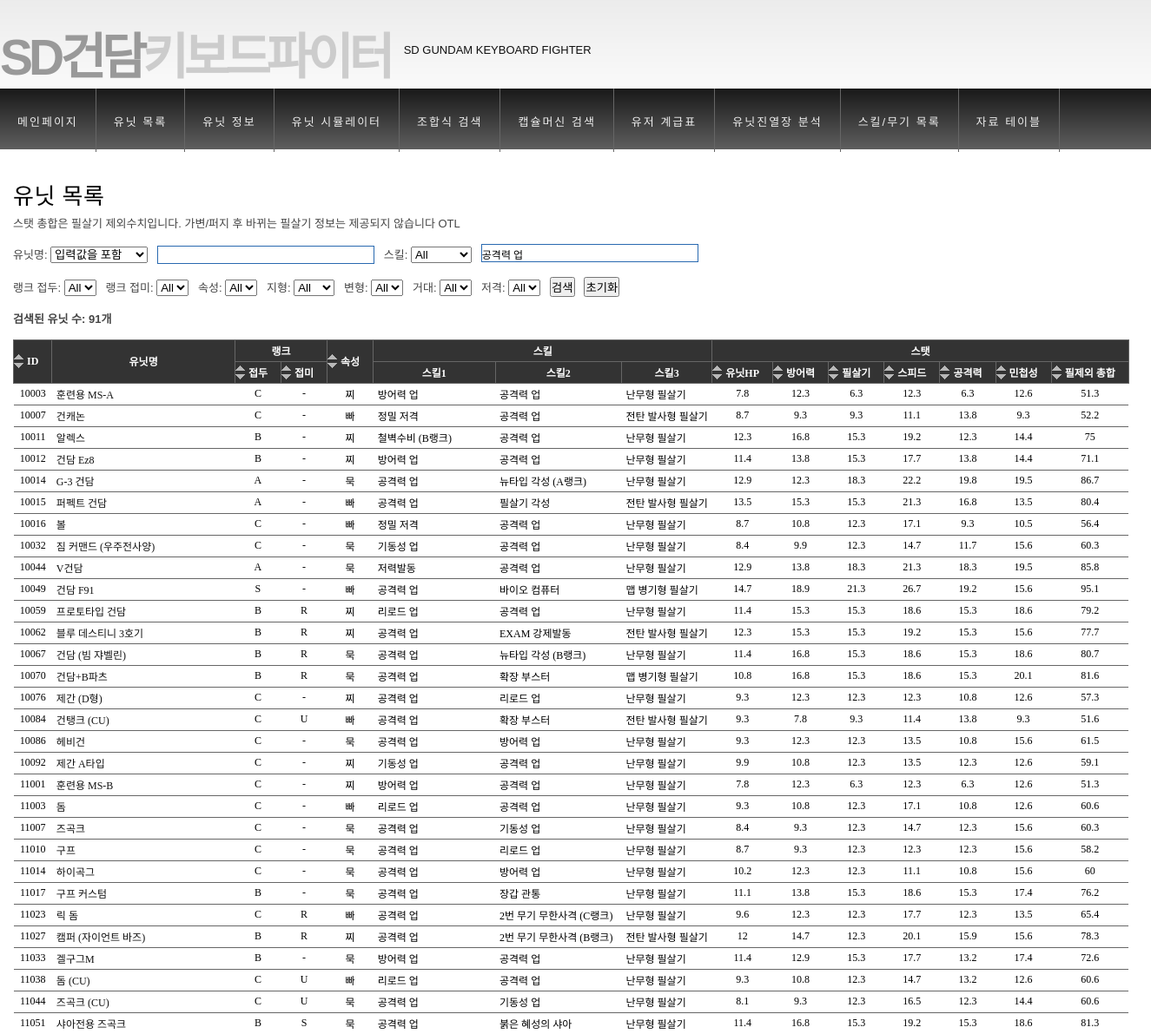
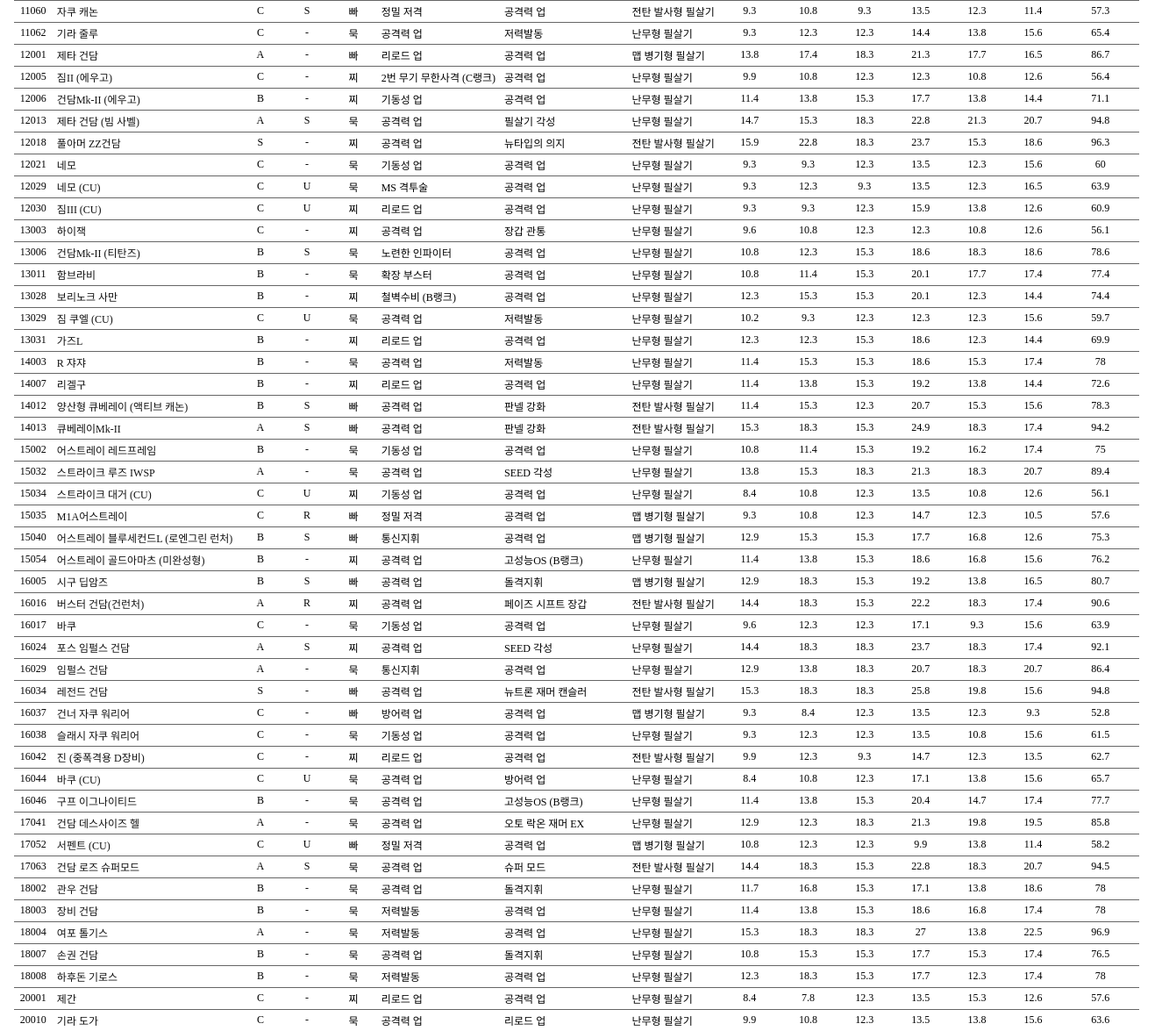
Page /unit_list.php?skillName_q=공격력+업 (upper part) on the earlier database version (2 pictures, top to bottom).
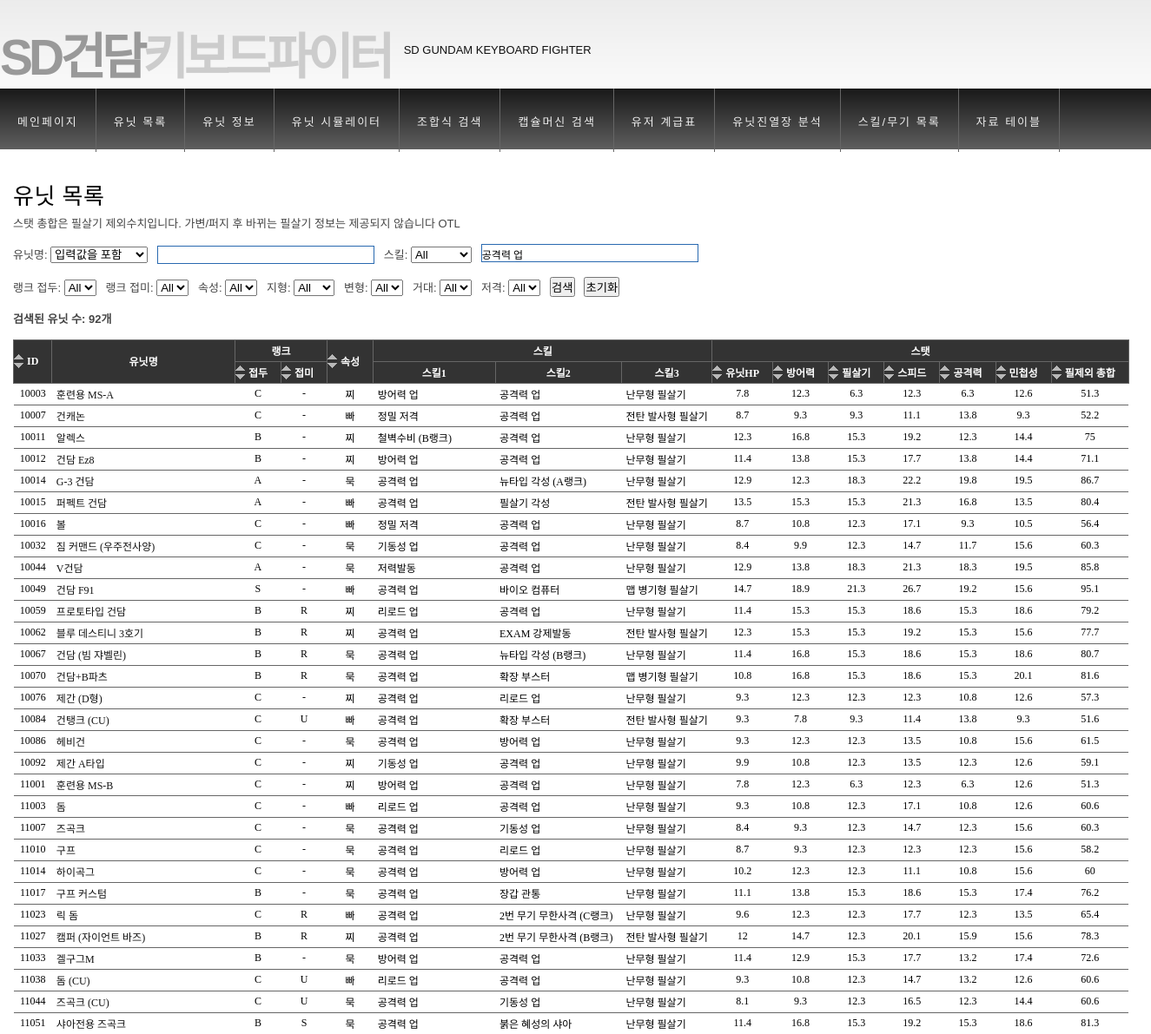
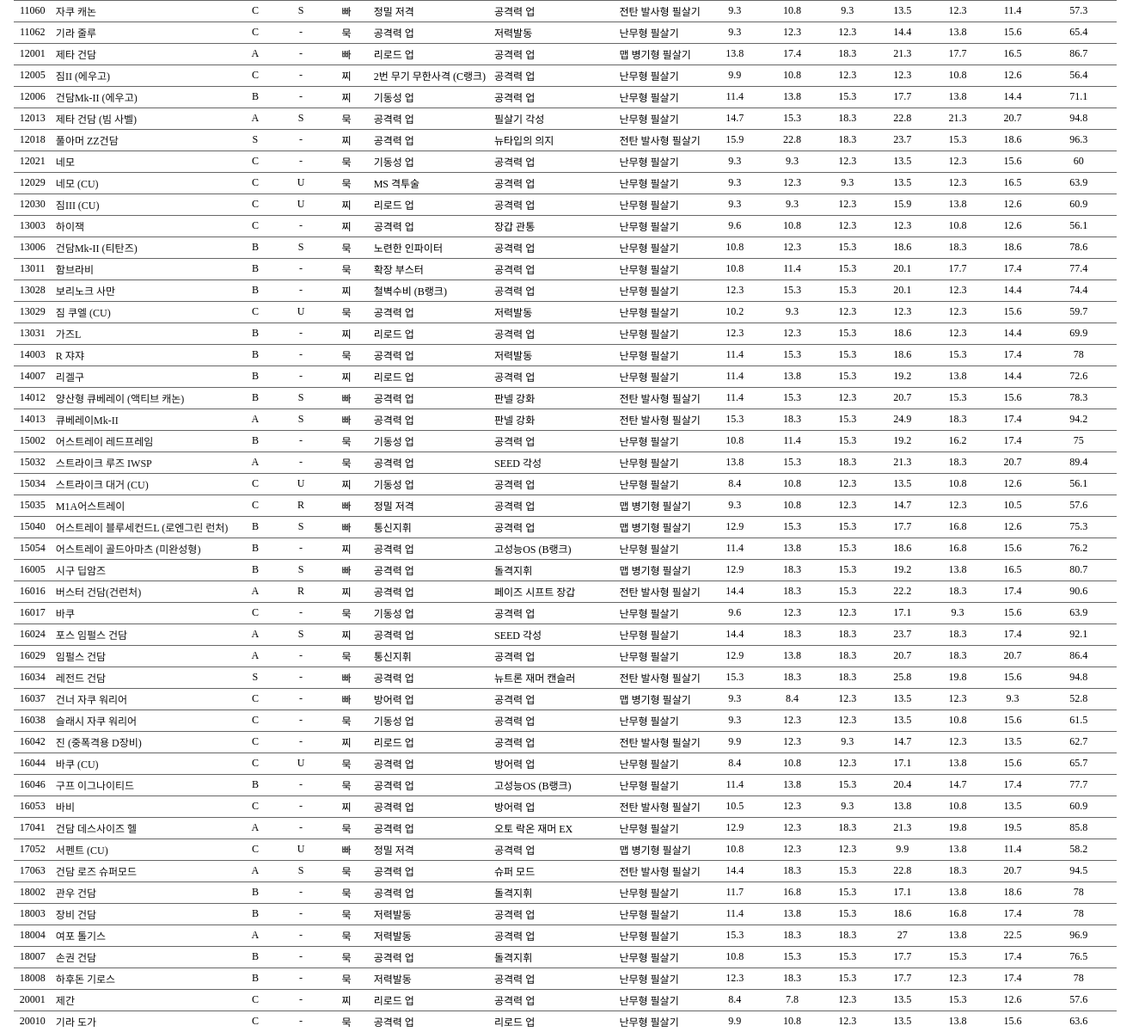
Same page on the later database version (2 pictures, top to bottom).
### tables this page shows
CREATE TABLE IF NOT EXISTS `unit` (
  `UnitID` int(11) DEFAULT NULL,
  `UnitNo` int(11) DEFAULT NULL,
  `Model` varchar(30) DEFAULT NULL,
  `RankPrefix` char(1) DEFAULT NULL,
  `RankSuffix` char(1) DEFAULT NULL,
  `Property` varchar(3) DEFAULT NULL,
  `Weapon1No` int(11) DEFAULT NULL,
  `Weapon1Name` varchar(20) DEFAULT NULL,
  `Weapon2No` int(11) DEFAULT NULL,
  `Weapon2Name` varchar(20) DEFAULT NULL,
  `Weapon3No` int(11) DEFAULT NULL,
  `Weapon3Name` varchar(20) DEFAULT NULL,
  `Weapon4No` int(11) DEFAULT NULL,
  `Weapon4Name` varchar(20) DEFAULT NULL,
  `Weapon5No` int(11) DEFAULT NULL,
  `Weapon5Name` varchar(20) DEFAULT NULL,
  `Weapon6No` int(11) DEFAULT NULL,
  `Weapon6Name` varchar(20) DEFAULT NULL,
  `Skill1Name` varchar(20) DEFAULT NULL,
  `Skill2Name` varchar(20) DEFAULT NULL,
  `Skill3Name` varchar(20) DEFAULT NULL,
  `UnitStat1` float DEFAULT NULL,
  `UnitStat2` float DEFAULT NULL,
  `UnitStat3` float DEFAULT NULL,
  `UnitStat4` float DEFAULT NULL,
  `UnitStat5` float DEFAULT NULL,
  `UnitStat6` float DEFAULT NULL,
  `Comment` text,
  `Landform` varchar(5) DEFAULT NULL,
  `Modification` varchar(3) DEFAULT NULL,
  `Repair` varchar(3) DEFAULT NULL,
  `Oversize` varchar(3) DEFAULT NULL,
  `Sniping` varchar(3) DEFAULT NULL
);

### inc/function.php (called while the page is built, shortened)
<?
function GenerateQueryCondition($arrCondition){
	$isFirstCondition=true;
	$query_condition="";
	foreach($arrCondition as $condition){
		if($isFirstCondition){
			$isFirstCondition=false;
			$query_condition=$query_condition." WHERE";
		}else{
			$query_condition=$query_condition." AND";
		}
		$query_condition=$query_condition." ".$condition;
	}
	return $query_condition;
}
?>

### unit_list.php (the view, shortened to what this page needs)
<?
include_once("header.php");
$arrCondition=array();
$model="";
$modelOption="";
$skillSlot="";
$skillName="";
if( strlen($_GET["skillName_q"])!=0 ){
	$skillName=$_GET["skillName_q"];
	if($skillSlot==""){
		$query_partial="(Skill1Name='$skillName' OR Skill2Name='$skillName' OR Skill3Name='$skillName')";
	}else{
		$query_partial="Skill".$skillSlot."Name='$skillName'";
	}
	array_push($arrCondition, $query_partial);
}
$rankPrefix="";
$rankSuffix="";
$property="";
$landform="";
$modification="";
$oversize="";
$sniping="";
$query="SELECT * FROM unit";
$query=$query.GenerateQueryCondition($arrCondition);
$query=$query." ORDER BY UnitID ASC";
$result=mysql_query($query);
?>
<h2>유닛 목록</h2>
스탯 총합은 필살기 제외수치입니다. 가변/퍼지 후 바뀌는 필살기 정보는 제공되지 않습니다 OTL<br/>
<br/>
<form id="unitCondition_form" action="unit_list.php" method="get">
	유닛명: 	<select name="modelOption_q">
		<option value="include" <?if($modelOption=="include"){echo "selected='selected'"; }?> >입력값을 포함</option>
	</select>
	<input type="text" autocomplete="off" id="model_q" name="model_q" class="inputtext suggest_common" value="<?=$model?>"/>
	&nbsp;
	스킬:	<select name="skillSlot_q">
		<option value="" <?if($skillSlot==""){echo "selected='selected'"; }?> >All</option>
	</select>
	<input type="text" autocomplete="off" id="skillName_q" name="skillName_q" class="inputtext suggest_common" value="<?=$skillName?>"/>
	<br/><br/>
	랭크 접두: <select name="rankPrefix_q">
		<option value="" <?if($rankPrefix==""){echo "selected='selected'"; }?> >All</option>
	</select>
	&nbsp;
	랭크 접미: <select name="rankSuffix_q">
		<option value="" <?if($rankSuffix==""){echo "selected='selected'"; }?> >All</option>
	</select>
	&nbsp;
	속성: <select name="property_q">
		<option value="" <?if($property==""){echo "selected='selected'"; }?> >All</option>
	</select>
	&nbsp;
	지형: <select name="landform_q">
		<option value="" <?if($landform==""){echo "selected='selected'"; }?> >All</option>
	</select>
	&nbsp;
	변형: <select name="modification_q">
		<option value="" <?if($modification==""){echo "selected='selected'"; }?> >All</option>
	</select>
	&nbsp;
	거대: <select name="oversize_q">
		<option value="" <?if($oversize==""){echo "selected='selected'"; }?> >All</option>
	</select>
	&nbsp;
	저격: <select name="sniping_q">
		<option value="" <?if($sniping==""){echo "selected='selected'"; }?> >All</option>
	</select>
	<input type="submit" value="검색" />
	<input type="button" value="초기화" onclick="location.href='unit_list.php'"/>
</form>
<br/>
<strong>검색된 유닛 수: <?=mysql_num_rows($result)?>개</strong><br/>
<br/>
<table class="example table-autosort">
<thead>
<tr>
	<th class="table-sortable:numeric" rowspan="2">ID</th>
	<th rowspan="2">유닛명</th>
	<th colspan="2">랭크</th>
	<th class="table-sortable:alphanumeric" rowspan="2">속성</th>
	<th colspan="3">스킬</th>
	<th colspan="7">스탯</th>
</tr>
<tr>
	<th class="table-sortable:alphanumeric">접두</th>
	<th class="table-sortable:alphanumeric">접미</th>
	<th>스킬1</th>
	<th>스킬2</th>
	<th>스킬3</th>
	<th class="table-sortable:numeric">유닛HP</th>
	<th class="table-sortable:numeric">방어력</th>
	<th class="table-sortable:numeric">필살기</th>
	<th class="table-sortable:numeric">스피드</th>
	<th class="table-sortable:numeric">공격력</th>
	<th class="table-sortable:numeric">민첩성</th>
	<th class="table-sortable:numeric">필제외 총합</th>
</tr>
</thead>
<tbody>
<?
while($row = mysql_fetch_array($result)){
	$property="";
	if($row['Property']=="muk"){
		$property="묵";
	}else if($row['Property']=="chi"){
		$property="찌";
	}else if($row['Property']=="ba"){
		$property="빠";
	}
	$stat_sum=$row[UnitStat1]+$row[UnitStat2]+$row[UnitStat4]+$row[UnitStat5]+$row[UnitStat6];
	echo "<tr>
		<td class='center'>$row[UnitID]</td>
		<td><a href='unit_info.php?unitID_q=$row[UnitID]'>$row[Model]</a></td>
		<td class='center'>$row[RankPrefix]</td>
		<td class='center'>$row[RankSuffix]</td>
		<td class='center'>$property</td>
		<td>$row[Skill1Name]</td>
		<td>$row[Skill2Name]</td>
		<td>$row[Skill3Name]</td>
		<td class='center'>$row[UnitStat1]</td>
		<td class='center'>$row[UnitStat2]</td>
		<td class='center'>$row[UnitStat3]</td>
		<td class='center'>$row[UnitStat4]</td>
		<td class='center'>$row[UnitStat5]</td>
		<td class='center'>$row[UnitStat6]</td>
		<td class='center'>$stat_sum</td>
		</tr>";
}
?>
</tbody>
</table>
<?
include_once("footer.php");
?>

Differences in the rows shown:
added unit: UnitID "16053", Model "바비", RankPrefix "C", RankSuffix "-", Property "찌", Skill1Name "공격력 업", Skill2Name "방어력 업", Skill3Name "전탄 발사형 필살기", UnitStat1 "10.5", UnitStat2 "12.3", UnitStat3 "9.3", UnitStat4 "13.8", UnitStat5 "10.8", UnitStat6 "13.5", stat_sum "60.9"
Other differences:
mysql_num_rows($result): "91" → "92"
